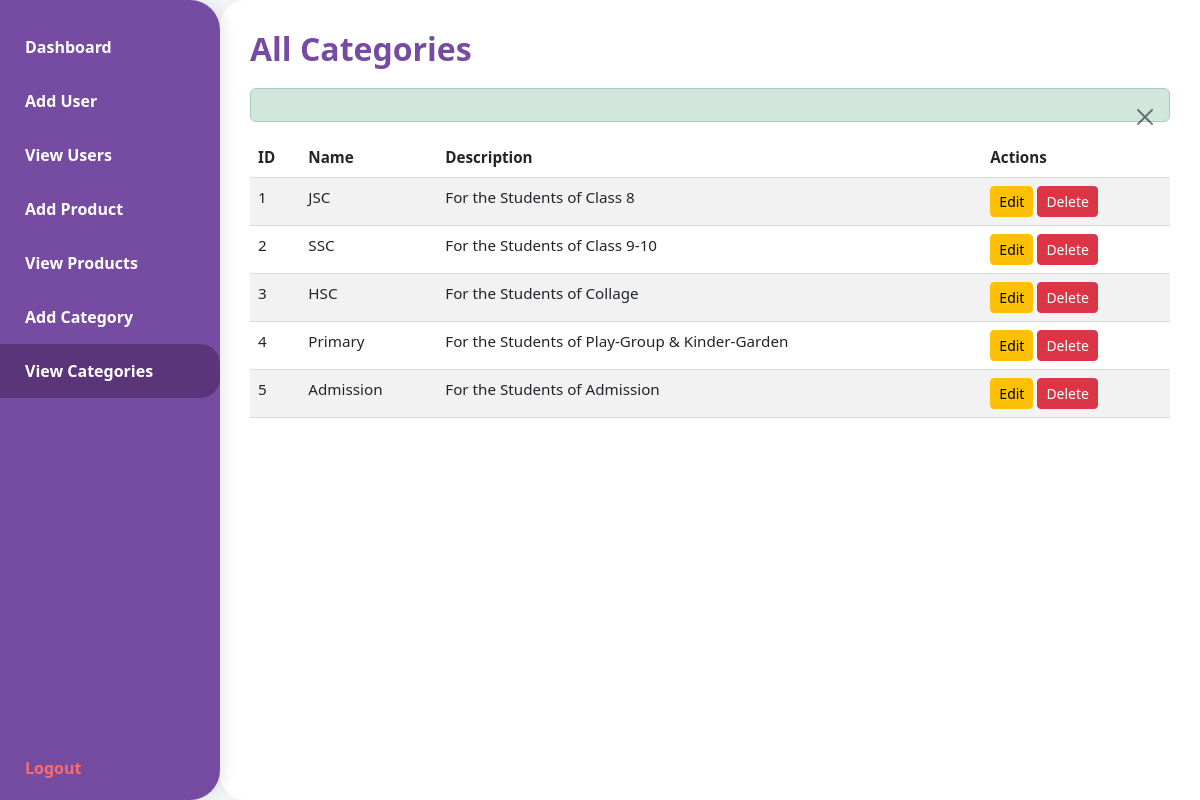
Screenshot of /DOC/DOC/combineproject/muntasir/log-rej-das/admin_dashboard.php?page=view_categories (signed in) with the database file from the repository.
### tables this page shows
CREATE TABLE `categories` (
  `id` int(11) NOT NULL,
  `name` varchar(100) NOT NULL,
  `slug` varchar(100) NOT NULL,
  `description` text DEFAULT NULL,
  `icon` varchar(100) DEFAULT NULL,
  `status` enum('active','inactive') DEFAULT 'active',
  `created_by` int(11) DEFAULT NULL,
  `created_at` timestamp NOT NULL DEFAULT current_timestamp(),
  `updated_at` timestamp NOT NULL DEFAULT current_timestamp() ON UPDATE current_timestamp()
);

### DOC/DOC/combineproject/muntasir/log-rej-das/admin_dashboard.php (the view, shortened to what this page needs)
<?php
$db_host = 'localhost';
$db_user = 'root';
$db_pass = '';
$db_name = 'test_db';
$conn = new mysqli($db_host, $db_user, $db_pass, $db_name);
$delete_category_err = $delete_category_success = "";
$active_page = "dashboard";
if (isset($_GET['page'])) {
    $page = $_GET['page'];
    if (in_array($page, ['dashboard', 'add_user', 'view_users', 'edit_user', 'add_product', 'view_products', 'edit_product', 'add_category', 'view_categories', 'edit_category'])) {
        $active_page = $page;
    }
}
$categories_data = [];
if ($active_page === "view_categories" || $active_page === "add_product" || $active_page === "edit_product") {
    $result = $conn->query("SELECT id, name, description FROM categories ORDER BY id ASC");
    if ($result) {
        while ($row = $result->fetch_assoc()) {
            $categories_data[] = $row;
        }
    }
}
?>
<!DOCTYPE html>
<html lang="en">
<head>
    <link href="https://cdn.jsdelivr.net/npm/bootstrap@5.3.0/dist/css/bootstrap.min.css" rel="stylesheet" />
</head>
<body>
    <nav class="sidebar" aria-label="Admin Sidebar Navigation">
        <a href="?page=dashboard" class="<?php echo ($active_page === 'dashboard') ? 'active' : ''; ?>" aria-current="<?php echo ($active_page === 'dashboard') ? 'page' : ''; ?>">Dashboard</a>
        <a href="?page=add_user" class="<?php echo ($active_page === 'add_user') ? 'active' : ''; ?>">Add User</a>
        <a href="?page=view_users" class="<?php echo ($active_page === 'view_users') ? 'active' : ''; ?>">View Users</a>
        <a href="?page=add_product" class="<?php echo ($active_page === 'add_product') ? 'active' : ''; ?>">Add Product</a>
        <a href="?page=view_products" class="<?php echo ($active_page === 'view_products') ? 'active' : ''; ?>">View Products</a>
        <a href="?page=add_category" class="<?php echo ($active_page === 'add_category') ? 'active' : ''; ?>">Add Category</a>
        <a href="?page=view_categories" class="<?php echo ($active_page === 'view_categories') ? 'active' : ''; ?>">View Categories</a>
        <a href="?action=logout" class="logout-link">Logout</a>
    </nav>
    <main class="main-content">
<?php if ($active_page === 'dashboard'): ?>
    <h2>Welcome to Admin Dashboard</h2>
    <p>Hello <strong><?php echo htmlspecialchars($_SESSION["username"]); ?></strong>, you are logged in as <strong>Admin</strong>.</p>
    <p>Use the menu to manage users, products, and categories.</p>
    <h3>User Summary</h3>
    <?php
    $result = $conn->query("SELECT id, username, email, role, created_at FROM users ORDER BY id ASC LIMIT 5");
    if ($result && $result->num_rows > 0):
    ?>
        <div class="table-responsive">
            <table class="table table-striped table-hover">
                <thead>
                    <tr>
                        <th>ID</th>
                        <th>Username</th>
                        <th>Email</th>
                        <th>Role</th>
                        <th>Registered At</th>
                    </tr>
                </thead>
                <tbody>
                    <?php while ($row = $result->fetch_assoc()): ?>
                        <tr>
                            <td><?php echo htmlspecialchars($row['id']); ?></td>
                            <td><?php echo htmlspecialchars($row['username']); ?></td>
                            <td><?php echo htmlspecialchars($row['email']); ?></td>
                            <td><?php echo htmlspecialchars(ucfirst($row['role'])); ?></td>
                            <td><?php echo htmlspecialchars($row['created_at']); ?></td>
                        </tr>
                    <?php endwhile; ?>
                </tbody>
            </table>
        </div>
    <?php else: ?>
        <p>No users found.</p>
<?php endif; ?>
        <?php elseif ($active_page === 'view_categories'): ?>
            <h2>All Categories</h2>
            <?php if (isset($delete_category_success)): ?>
                <div class="alert alert-success alert-dismissible fade show" role="alert">
                    <button type="button" class="btn-close" data-bs-dismiss="alert" aria-label="Close"></button>
                </div>
            <?php elseif (isset($delete_category_err)): ?>
                <div class="alert alert-danger"><?php echo $delete_category_err; ?></div>
            <?php endif; ?>
            <?php if (!empty($categories_data)): ?>
                <div class="table-responsive" style="max-height: 500px;">
                    <table class="table table-striped table-hover" aria-describedby="Category list table">
                        <thead>
                            <tr>
                                <th>ID</th>
                                <th>Name</th>
                                <th>Description</th>
                                <th>Actions</th>
                            </tr>
                        </thead>
                        <tbody>
                            <?php foreach ($categories_data as $category): ?>
                                <tr>
                                    <td><?php echo htmlspecialchars($category['id']); ?></td>
                                    <td><?php echo htmlspecialchars($category['name']); ?></td>
                                    <td><?php echo htmlspecialchars($category['description']); ?></td>
                                    <td>
                                        <a href="?page=edit_category&id=<?php echo $category['id']; ?>" class="btn btn-sm btn-warning">Edit</a>
                                        <a href="?action=delete_category&id=<?php echo $category['id']; ?>" class="btn btn-sm btn-danger" onclick="return confirm('Are you sure you want to delete this category?');">Delete</a>
                                    </td>
                                </tr>
                            <?php endforeach; ?>
                        </tbody>
                    </table>
                </div>
            <?php else: ?>
                <p>No categories found.</p>
            <?php endif; ?>
        <?php endif; ?>
    </main>
</body>
</html>

### DOC/DOC/combineproject/muntasir/log-rej-das/admin_dashboard.php (style rules this page uses)
body, html { height: 100%; margin: 0; font-family: 'Segoe UI', Tahoma, Geneva, Verdana, sans-serif; background: #f5f7fa; }
.sidebar { height: 100vh; width: 220px; background-color: #764ba2; color: white; position: fixed; top: 0; left: 0; overflow-x: hidden; padding-top: 20px; display: flex; flex-direction: column; justify-content: flex-start; border-radius: 0 30px 30px 0; box-shadow: 3px 0 15px rgba(0,0,0,0.1); }
.sidebar a { padding: 15px 25px; text-decoration: none; font-size: 1rem; color: white; display: block; font-weight: 600; transition: background-color 0.3s ease; border-radius: 0 20px 20px 0; }
.sidebar a:hover, .sidebar a.active { background-color: #5a357a; }
.sidebar .logout-link { margin-top: auto; padding-bottom: 20px; color: #ff6b6b; font-weight: 700; }
.main-content { margin-left: 220px; padding: 30px; max-width: calc(100% - 220px); min-height: 100vh; background: white; border-radius: 25px 0 0 25px; box-shadow: 0 0 20px rgba(0,0,0,0.05); overflow-y: auto; }
h2 { color: #764ba2; font-weight: 700; margin-bottom: 20px; }
table { width: 100%; border-collapse: collapse; font-size: 0.95rem; }
thead { background-color: #764ba2; color: white; }
th, td { padding: 12px 15px; border-bottom: 1px solid #ddd; text-align: left; }

### rows the page displays
categories: id "1", name "JSC", description "For the Students of Class 8"
categories: id "2", name "SSC", description "For the Students of Class 9-10"
categories: id "3", name "HSC", description "For the Students of Collage"
categories: id "4", name "Primary", description "For the Students of Play-Group & Kinder-Garden"
categories: id "5", name "Admission", description "For the Students of Admission"
